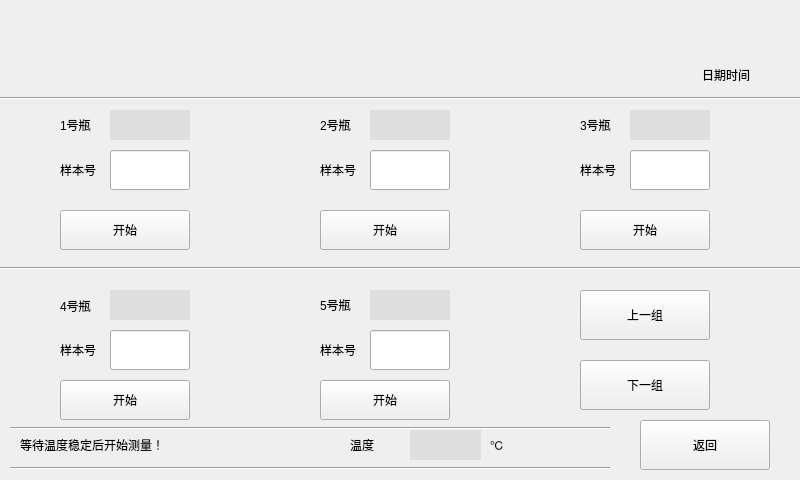
<?xml version="1.0" encoding="UTF-8"?>
<ui version="4.0">
 <class>Testing</class>
 <widget class="QWidget" name="Testing">
  <property name="geometry">
   <rect>
    <x>0</x>
    <y>0</y>
    <width>800</width>
    <height>480</height>
   </rect>
  </property>
  <property name="windowTitle">
   <string>Form</string>
  </property>
  <widget class="QLabel" name="leDataTime">
   <property name="geometry">
    <rect>
     <x>480</x>
     <y>60</y>
     <width>270</width>
     <height>30</height>
    </rect>
   </property>
   <property name="text">
    <string>日期时间</string>
   </property>
   <property name="alignment">
    <set>Qt::AlignRight|Qt::AlignTrailing|Qt::AlignVCenter</set>
   </property>
  </widget>
  <widget class="Line" name="line">
   <property name="geometry">
    <rect>
     <x>0</x>
     <y>90</y>
     <width>801</width>
     <height>16</height>
    </rect>
   </property>
   <property name="orientation">
    <enum>Qt::Horizontal</enum>
   </property>
  </widget>
  <widget class="QLabel" name="lbSampleText1">
   <property name="geometry">
    <rect>
     <x>60</x>
     <y>150</y>
     <width>50</width>
     <height>40</height>
    </rect>
   </property>
   <property name="text">
    <string>样本号</string>
   </property>
  </widget>
  <widget class="QLineEdit" name="leSampleNo1">
   <property name="geometry">
    <rect>
     <x>110</x>
     <y>150</y>
     <width>80</width>
     <height>40</height>
    </rect>
   </property>
   <property name="alignment">
    <set>Qt::AlignCenter</set>
   </property>
  </widget>
  <widget class="Line" name="line_2">
   <property name="geometry">
    <rect>
     <x>10</x>
     <y>420</y>
     <width>600</width>
     <height>16</height>
    </rect>
   </property>
   <property name="orientation">
    <enum>Qt::Horizontal</enum>
   </property>
  </widget>
  <widget class="Line" name="line_3">
   <property name="geometry">
    <rect>
     <x>10</x>
     <y>460</y>
     <width>600</width>
     <height>16</height>
    </rect>
   </property>
   <property name="orientation">
    <enum>Qt::Horizontal</enum>
   </property>
  </widget>
  <widget class="QPushButton" name="pbExit">
   <property name="geometry">
    <rect>
     <x>640</x>
     <y>420</y>
     <width>130</width>
     <height>50</height>
    </rect>
   </property>
   <property name="text">
    <string>返回</string>
   </property>
  </widget>
  <widget class="QLabel" name="lbLable">
   <property name="geometry">
    <rect>
     <x>20</x>
     <y>430</y>
     <width>300</width>
     <height>30</height>
    </rect>
   </property>
   <property name="text">
    <string>等待温度稳定后开始测量！</string>
   </property>
  </widget>
  <widget class="QLabel" name="lb_Bottle1">
   <property name="geometry">
    <rect>
     <x>60</x>
     <y>110</y>
     <width>50</width>
     <height>30</height>
    </rect>
   </property>
   <property name="text">
    <string>1号瓶</string>
   </property>
  </widget>
  <widget class="QLabel" name="lb_Bottle2">
   <property name="geometry">
    <rect>
     <x>320</x>
     <y>110</y>
     <width>50</width>
     <height>30</height>
    </rect>
   </property>
   <property name="text">
    <string>2号瓶</string>
   </property>
  </widget>
  <widget class="QLabel" name="lb_Bottle3">
   <property name="geometry">
    <rect>
     <x>580</x>
     <y>110</y>
     <width>50</width>
     <height>30</height>
    </rect>
   </property>
   <property name="text">
    <string>3号瓶</string>
   </property>
  </widget>
  <widget class="QLabel" name="lb_Bottle4">
   <property name="geometry">
    <rect>
     <x>60</x>
     <y>290</y>
     <width>51</width>
     <height>31</height>
    </rect>
   </property>
   <property name="text">
    <string>4号瓶</string>
   </property>
  </widget>
  <widget class="QLabel" name="lb_Bottle5">
   <property name="geometry">
    <rect>
     <x>320</x>
     <y>290</y>
     <width>50</width>
     <height>30</height>
    </rect>
   </property>
   <property name="text">
    <string>5号瓶</string>
   </property>
  </widget>
  <widget class="Line" name="line_4">
   <property name="geometry">
    <rect>
     <x>0</x>
     <y>260</y>
     <width>800</width>
     <height>16</height>
    </rect>
   </property>
   <property name="orientation">
    <enum>Qt::Horizontal</enum>
   </property>
  </widget>
  <widget class="QPushButton" name="pb_Bottle1">
   <property name="geometry">
    <rect>
     <x>60</x>
     <y>210</y>
     <width>130</width>
     <height>40</height>
    </rect>
   </property>
   <property name="text">
    <string>开始</string>
   </property>
  </widget>
  <widget class="QLabel" name="lb_Bottle1_St">
   <property name="geometry">
    <rect>
     <x>110</x>
     <y>110</y>
     <width>80</width>
     <height>30</height>
    </rect>
   </property>
   <property name="styleSheet">
    <string notr="true">background-color: rgb(223, 223, 223);</string>
   </property>
   <property name="text">
    <string/>
   </property>
   <property name="alignment">
    <set>Qt::AlignCenter</set>
   </property>
  </widget>
  <widget class="QPushButton" name="pb_Bottle2">
   <property name="geometry">
    <rect>
     <x>320</x>
     <y>210</y>
     <width>130</width>
     <height>40</height>
    </rect>
   </property>
   <property name="text">
    <string>开始</string>
   </property>
  </widget>
  <widget class="QLabel" name="lb_Bottle2_St">
   <property name="geometry">
    <rect>
     <x>370</x>
     <y>110</y>
     <width>80</width>
     <height>30</height>
    </rect>
   </property>
   <property name="styleSheet">
    <string notr="true">background-color: rgb(223, 223, 223);</string>
   </property>
   <property name="text">
    <string/>
   </property>
   <property name="alignment">
    <set>Qt::AlignCenter</set>
   </property>
  </widget>
  <widget class="QLabel" name="lbSampleText2">
   <property name="geometry">
    <rect>
     <x>320</x>
     <y>150</y>
     <width>50</width>
     <height>40</height>
    </rect>
   </property>
   <property name="text">
    <string>样本号</string>
   </property>
  </widget>
  <widget class="QLineEdit" name="leSampleNo2">
   <property name="geometry">
    <rect>
     <x>370</x>
     <y>150</y>
     <width>80</width>
     <height>40</height>
    </rect>
   </property>
   <property name="alignment">
    <set>Qt::AlignCenter</set>
   </property>
  </widget>
  <widget class="QPushButton" name="pb_Bottle3">
   <property name="geometry">
    <rect>
     <x>580</x>
     <y>210</y>
     <width>130</width>
     <height>40</height>
    </rect>
   </property>
   <property name="text">
    <string>开始</string>
   </property>
  </widget>
  <widget class="QLabel" name="lb_Bottle3_St">
   <property name="geometry">
    <rect>
     <x>630</x>
     <y>110</y>
     <width>80</width>
     <height>30</height>
    </rect>
   </property>
   <property name="styleSheet">
    <string notr="true">background-color: rgb(223, 223, 223);</string>
   </property>
   <property name="text">
    <string/>
   </property>
   <property name="alignment">
    <set>Qt::AlignCenter</set>
   </property>
  </widget>
  <widget class="QLabel" name="lbSampleText3">
   <property name="geometry">
    <rect>
     <x>580</x>
     <y>150</y>
     <width>50</width>
     <height>40</height>
    </rect>
   </property>
   <property name="text">
    <string>样本号</string>
   </property>
  </widget>
  <widget class="QLineEdit" name="leSampleNo3">
   <property name="geometry">
    <rect>
     <x>630</x>
     <y>150</y>
     <width>80</width>
     <height>40</height>
    </rect>
   </property>
   <property name="alignment">
    <set>Qt::AlignCenter</set>
   </property>
  </widget>
  <widget class="QPushButton" name="pb_Bottle4">
   <property name="geometry">
    <rect>
     <x>60</x>
     <y>380</y>
     <width>130</width>
     <height>40</height>
    </rect>
   </property>
   <property name="text">
    <string>开始</string>
   </property>
  </widget>
  <widget class="QLabel" name="lb_Bottle4_St">
   <property name="geometry">
    <rect>
     <x>110</x>
     <y>290</y>
     <width>80</width>
     <height>30</height>
    </rect>
   </property>
   <property name="styleSheet">
    <string notr="true">background-color: rgb(223, 223, 223);</string>
   </property>
   <property name="text">
    <string/>
   </property>
   <property name="alignment">
    <set>Qt::AlignCenter</set>
   </property>
  </widget>
  <widget class="QLabel" name="lbSampleText4">
   <property name="geometry">
    <rect>
     <x>60</x>
     <y>330</y>
     <width>50</width>
     <height>40</height>
    </rect>
   </property>
   <property name="text">
    <string>样本号</string>
   </property>
  </widget>
  <widget class="QLineEdit" name="leSampleNo4">
   <property name="geometry">
    <rect>
     <x>110</x>
     <y>330</y>
     <width>80</width>
     <height>40</height>
    </rect>
   </property>
   <property name="alignment">
    <set>Qt::AlignCenter</set>
   </property>
  </widget>
  <widget class="QPushButton" name="pb_Bottle5">
   <property name="geometry">
    <rect>
     <x>320</x>
     <y>380</y>
     <width>130</width>
     <height>40</height>
    </rect>
   </property>
   <property name="text">
    <string>开始</string>
   </property>
  </widget>
  <widget class="QLabel" name="lb_Bottle5_St">
   <property name="geometry">
    <rect>
     <x>370</x>
     <y>290</y>
     <width>80</width>
     <height>30</height>
    </rect>
   </property>
   <property name="styleSheet">
    <string notr="true">background-color: rgb(223, 223, 223);</string>
   </property>
   <property name="text">
    <string/>
   </property>
   <property name="alignment">
    <set>Qt::AlignCenter</set>
   </property>
  </widget>
  <widget class="QLabel" name="lbSampleText5">
   <property name="geometry">
    <rect>
     <x>320</x>
     <y>330</y>
     <width>50</width>
     <height>40</height>
    </rect>
   </property>
   <property name="text">
    <string>样本号</string>
   </property>
  </widget>
  <widget class="QLineEdit" name="leSampleNo5">
   <property name="geometry">
    <rect>
     <x>370</x>
     <y>330</y>
     <width>80</width>
     <height>40</height>
    </rect>
   </property>
   <property name="alignment">
    <set>Qt::AlignCenter</set>
   </property>
  </widget>
  <widget class="QPushButton" name="pb_Next">
   <property name="geometry">
    <rect>
     <x>580</x>
     <y>360</y>
     <width>130</width>
     <height>50</height>
    </rect>
   </property>
   <property name="text">
    <string>下一组</string>
   </property>
  </widget>
  <widget class="QLabel" name="lbTempDW1">
   <property name="geometry">
    <rect>
     <x>490</x>
     <y>430</y>
     <width>30</width>
     <height>30</height>
    </rect>
   </property>
   <property name="text">
    <string>℃</string>
   </property>
  </widget>
  <widget class="QLabel" name="lbTemp1">
   <property name="geometry">
    <rect>
     <x>350</x>
     <y>430</y>
     <width>60</width>
     <height>30</height>
    </rect>
   </property>
   <property name="text">
    <string>温度</string>
   </property>
  </widget>
  <widget class="QLabel" name="leTempDis">
   <property name="geometry">
    <rect>
     <x>410</x>
     <y>430</y>
     <width>71</width>
     <height>30</height>
    </rect>
   </property>
   <property name="styleSheet">
    <string notr="true">background-color: rgb(223, 223, 223);</string>
   </property>
   <property name="text">
    <string/>
   </property>
   <property name="alignment">
    <set>Qt::AlignCenter</set>
   </property>
  </widget>
  <widget class="QLabel" name="lb_Title">
   <property name="geometry">
    <rect>
     <x>200</x>
     <y>5</y>
     <width>400</width>
     <height>60</height>
    </rect>
   </property>
   <property name="text">
    <string/>
   </property>
   <property name="alignment">
    <set>Qt::AlignCenter</set>
   </property>
  </widget>
  <widget class="QPushButton" name="pb_Prev">
   <property name="geometry">
    <rect>
     <x>580</x>
     <y>290</y>
     <width>130</width>
     <height>50</height>
    </rect>
   </property>
   <property name="text">
    <string>上一组</string>
   </property>
  </widget>
 </widget>
 <resources/>
 <connections/>
</ui>
